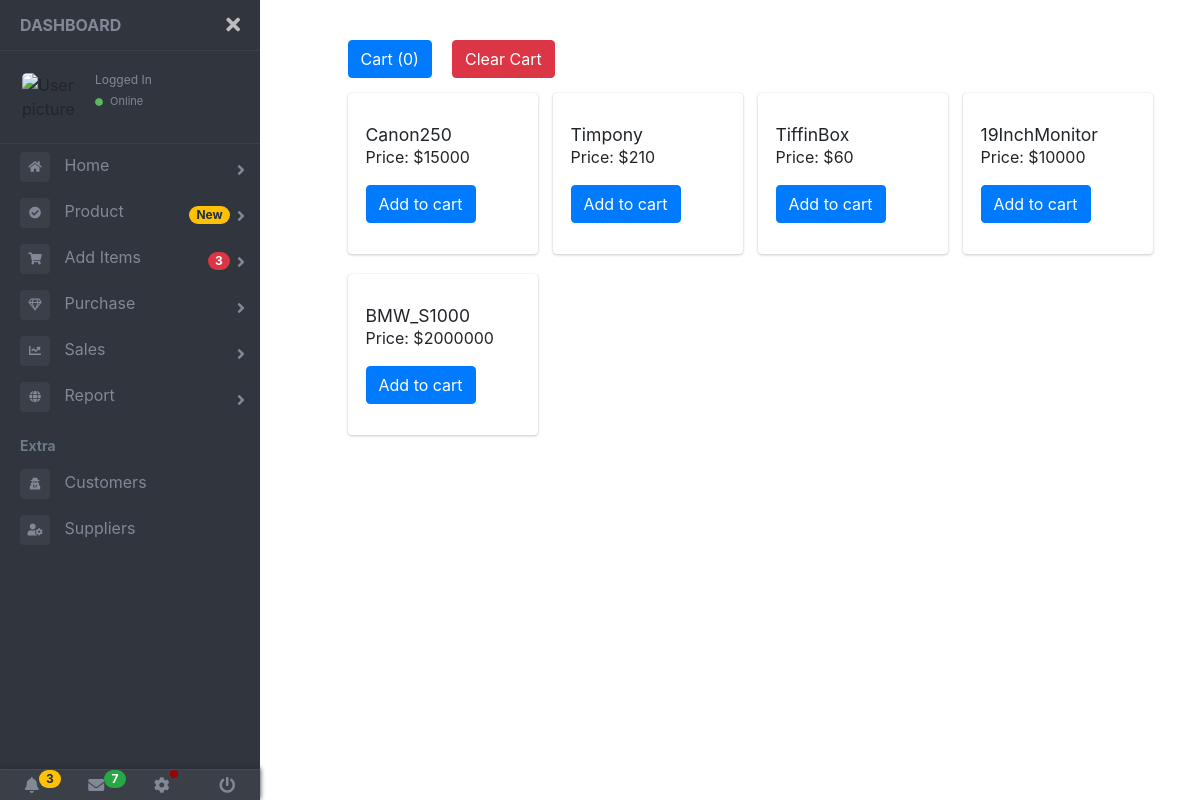
The app's page /show_product (signed in) with its own data.
### posapp/models.py (models this page shows, shortened)
class Products(models.Model):
    PRODUCT_TYPE_CHOICES = (
        ('Standard','Standard'),
        ('Normal','Normal')
    )
    productType = models.CharField(max_length=100,choices = PRODUCT_TYPE_CHOICES)
    productName = models.CharField(max_length=50)
    productCode = models.CharField(max_length=50)
    productBrand = models.ForeignKey(Brands,on_delete=models.CASCADE,default = 1)
    productCatagory = models.ForeignKey(Catagory,on_delete=models.CASCADE,default = 1)
    productCost = models.IntegerField()

### posapp/views.py (the view)
# urls.py: path('show_product',views.show_product,name='show_product'),
@login_required(login_url='login')
def show_product(request):
    my_product_list = Products.objects.all()
    my_customer_list = Customer.objects.all()
    context = {
        'products' : my_product_list,
        'customers' : my_customer_list
    }
    return render(request,'show_product.html',context)

### templates/show_product.html (shortened to what this page needs)
{% extends 'base.html' %}
{% load static %}
{% block content %}
{% block styles %}
<link rel="stylesheet" href="{% static " css/productlist.css" %}" type="text/css" />
{% endblock %}
<section id="myproduct">
  <div class="topbuttons container">
    <button id="mycartId" type="button" class="btn btn-primary" data-toggle="modal" data-target="#cart">Cart (<span
        class="total-count"></span>)</button><button class="clear-cart btn btn-danger">Clear Cart</button>
  </div>
  <div class="container">
    <div class="row">
      {% for product in products %}
      <div class="col-3">
        <div class="card"">
          <div class="card-block">
            <h4 class="card-title">{{product.productName}}</h4>
            <p class="card-text">Price: ${{product.productCost}}</p>
            <a href="#" data-id="{{product.id}}" data-name="{{product.productName}}" data-price="{{product.productCost}}"class="add-to-cart btn btn-primary">Add to cart</a>
          </div>
        </div>
      </div>
      {% endfor %}
    </div>
  </div>
</section>
{% endblock %}

### static/css/style.css (style rules this page uses)
body { font-size: 0.9rem; }
html, body { margin: 0; padding: 0; min-height: 100%; }
.container { max-width: 900px; margin: 0 auto; padding: 0 1.5em; }
.btn { text-align: center; vertical-align: middle; padding: .67em .67em; cursor: pointer; }
.btn-primary { color: white; background-color: #56CCF2; border: none; border-radius: .3em; font-weight: bold; }
#myproduct .card { margin-bottom: 20px; padding: 31px 18px; }
#myproduct .topbuttons { margin-bottom: 15px; }
#myproduct #mycartId { margin-right: 20px; }

### records on screen
Products: productName "Canon250", productCost "15000"
Products: productName "Timpony", productCost "210"
Products: productName "TiffinBox", productCost "60"
Products: productName "19InchMonitor", productCost "10000"
Products: productName "BMW_S1000", productCost "2000000"
